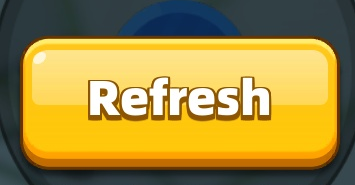
#> input picture sensenova/refresh_template.png, 355 x 185 px, found by its file name
$ python ai_labeler.py
#> lines starting #> are read from the running program, lines starting #| are printed output that depends on the picture
import cv2
import numpy as np
import pytesseract
from pytesseract import Output
import os
import shutil
from collections import Counter

# ==========================================================
# WINDOWS TESSERACT CONFIG
# ==========================================================
pytesseract.pytesseract.tesseract_cmd = r'C:\Program Files\Tesseract-OCR\tesseract.exe'

class AILabeler:
    def __init__(self, config):
        self.input_dirs = config['input_dirs']
        self.output_root = config['output_root']
        self.output_map = config['output_map']
        self.template_path = config['template_path']
        self.stats = Counter()
        self.player_crop_dir = os.path.join(self.output_root, "player_crops")

        for folder_name in self.output_map.values():
            os.makedirs(os.path.join(self.output_root, folder_name), exist_ok=True)
        os.makedirs(self.player_crop_dir, exist_ok=True)

        self.template = cv2.imread(self.template_path, 0) if os.path.exists(self.template_path) else None
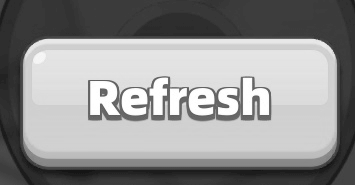
#> self.template: shape (185, 355); min 21, max 255, mean 145

    # [76 lines left out: functions detect_and_crop_player, classify_frame, not called in this run]

    def run(self):
        all_files = []
        for d in self.input_dirs:
            if os.path.exists(d):
                all_files.extend([(d, f) for f in os.listdir(d) if f.lower().endswith(('.jpg', '.png'))])

        total = len(all_files)
        print(f"🚀 Re-scanning {total} files with tuned precision...")
        for i, (dir_path, filename) in enumerate(all_files, 1):
            file_path = os.path.join(dir_path, filename)
            label, _ = self.classify_frame(file_path)
            self.stats[label] += 1
            print(f"📦 [{i}/{total}] {label.upper()} | {filename}", end='\r')

            dest_folder = os.path.join(self.output_root, self.output_map.get(label, "trash"))
            dest_path = os.path.join(dest_folder, filename)

            # Avoid moving to same location
            if os.path.abspath(file_path) != os.path.abspath(dest_path):
                try: shutil.move(file_path, dest_path)
                except: pass

        self.print_summary()

    def print_summary(self):
        print("\n\n" + "="*45)
        print(f"{'CATEGORY':<15} | {'COUNT':<5}")
        print("-" * 45)
        for label, count in self.stats.items():
            print(f"{label.upper():<15} | {count:<5}")
        print("="*45)

if __name__ == "__main__":
    BASE = r"C:\Users\Vince\Desktop\arch2"
    CONFIG = {
        'input_dirs': [
            os.path.join(BASE, "data", "raw_frames"),
            os.path.join(BASE, "data", "skill_cards"),
            os.path.join(BASE, "data", "labeled_data", "skills"),
            os.path.join(BASE, "data", "labeled_data", "menus"),
            os.path.join(BASE, "data", "labeled_data", "combat"),
            os.path.join(BASE, "data", "labeled_data", "trash")
        ],
        'output_root': os.path.join(BASE, "data", "labeled_data"),
        'template_path': os.path.join(BASE, "SenseNova-SI", "refresh_template.png"),
        'output_map': {
            'skill_card': 'skills',
            'combat': 'combat',
            'player_detected': 'player_frames',
            'menu': 'menus',
            'unrecognized': 'trash'
        }
    }
    AILabeler(CONFIG).run()
